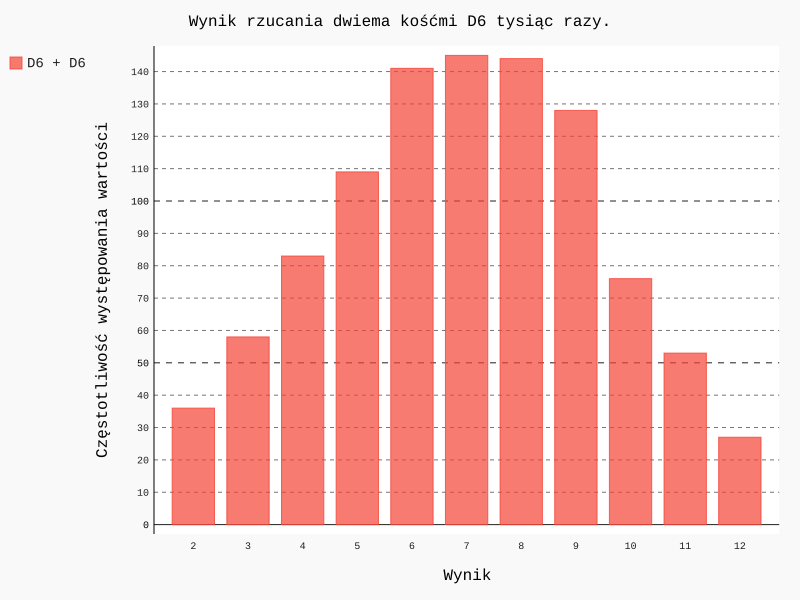

The Python source for this figure:
import pygal

from die import Die


# Utworzenie dwoch kosci do gry typu D6.
die_1 = Die()
die_2 = Die()

# Wykonanie pewnej liczby rzutow i umieszczenie wynikow na liscie.
results = []
for roll_num in range(1000):
    result = die_1.roll() + die_2.roll()
    results.append(result)

# Analiza wynikow.
frequencies = []
max_result = die_1.num_sides + die_2.num_sides
for value in range(2, max_result+1):
    frequency = results.count(value)
    frequencies.append(frequency)

# Wizualizacja wynikow.
hist = pygal.Bar()
hist.force_uri_protocol = 'http'

hist.title = "Wynik rzucania dwiema kośćmi D6 tysiąc razy."
hist.x_labels = ['2', '3', '4', '5', '6', '7', '8', '9', '10', '11', '12']
hist.x_title = "Wynik"
hist.y_title = "Częstotliwość występowania wartości"

hist.add('D6 + D6', frequencies)
hist.render_to_file('dice_visual.svg')
